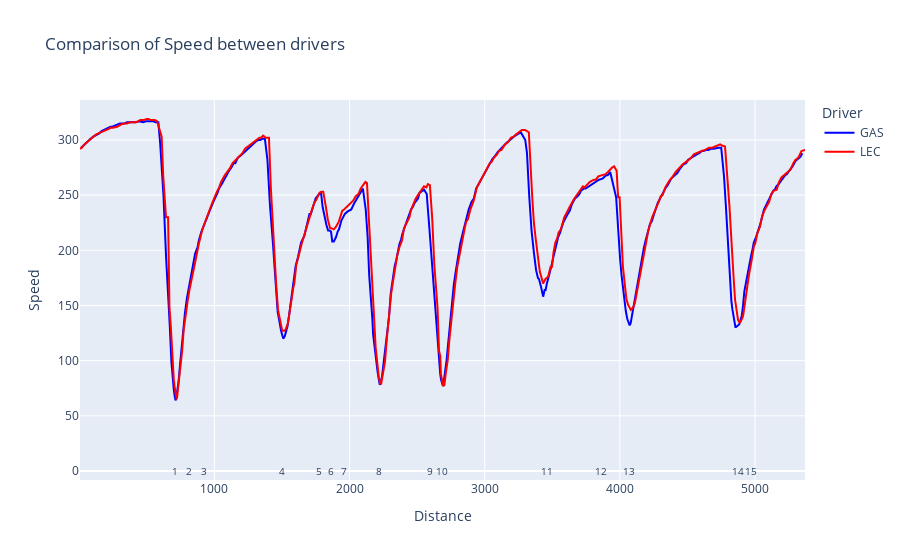

Here is the notebook cell this chart was saved with:
### Markdown cell above
In order to have a deeper insight, lets plot an interactive plot

### Code cell
plot_data_interactive1([fastest_gas, fastest_lec], 'Distance', 'Speed',  ['GAS', 'LEC'], circuit_info)

### Figure 1 — Plotly figure (JSON) as saved in the notebook; plotly's stock layout.template omitted (floating-point values rounded to 4 significant figures; data arrays with more than 128 entries replaced by an {"elided": "..."} marker saying what was removed)
{"data": [{"line": {"color": "blue"}, "mode": "lines", "name": "GAS", "type": "scatter", "x": {"elided": "349 float values"}, "y": {"elided": "349 int values"}}, {"line": {"color": "red"}, "mode": "lines", "name": "LEC", "type": "scatter", "x": {"elided": "335 float values"}, "y": {"elided": "335 int values"}}], "layout": {"annotations": [{"font": {"size": 10}, "showarrow": false, "text": "1", "x": 708.1, "y": 0}, {"font": {"size": 10}, "showarrow": false, "text": "2", "x": 809.4, "y": 0}, {"font": {"size": 10}, "showarrow": false, "text": "3", "x": 921.3, "y": 0}, {"font": {"size": 10}, "showarrow": false, "text": "4", "x": 1500.0, "y": 0}, {"font": {"size": 10}, "showarrow": false, "text": "5", "x": 1773.0, "y": 0}, {"font": {"size": 10}, "showarrow": false, "text": "6", "x": 1866.0, "y": 0}, {"font": {"size": 10}, "showarrow": false, "text": "7", "x": 1962.0, "y": 0}, {"font": {"size": 10}, "showarrow": false, "text": "8", "x": 2221.0, "y": 0}, {"font": {"size": 10}, "showarrow": false, "text": "9", "x": 2594.0, "y": 0}, {"font": {"size": 10}, "showarrow": false, "text": "10", "x": 2683.0, "y": 0}, {"font": {"size": 10}, "showarrow": false, "text": "11", "x": 3458.0, "y": 0}, {"font": {"size": 10}, "showarrow": false, "text": "12", "x": 3862.0, "y": 0}, {"font": {"size": 10}, "showarrow": false, "text": "13", "x": 4067.0, "y": 0}, {"font": {"size": 10}, "showarrow": false, "text": "14", "x": 4875.0, "y": 0}, {"font": {"size": 10}, "showarrow": false, "text": "15", "x": 4966.0, "y": 0}], "hoverlabel": {"bgcolor": "white", "font": {"family": "Arial", "size": 12}}, "hovermode": "x unified", "legend": {"title": {"text": "Driver"}}, "showlegend": true, "title": {"text": "Comparison of Speed between drivers"}, "xaxis": {"title": {"text": "Distance"}}, "yaxis": {"title": {"text": "Speed"}}}}
